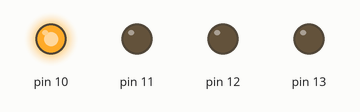
A sketch run on a simulated Arduino Uno, built with avr-gcc and run on an emulated ATmega328P. On the bench: output pins drawn as LEDs (lit = HIGH).

Above: at 0.5 s.
At 1.5 s:
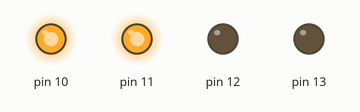
At 2.5 s:
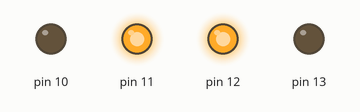
At 3.5 s:
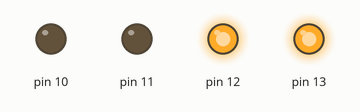
At 4.5 s:
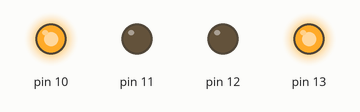
Timing chart, 0 to 5.2 s (numbered marks = the images above):
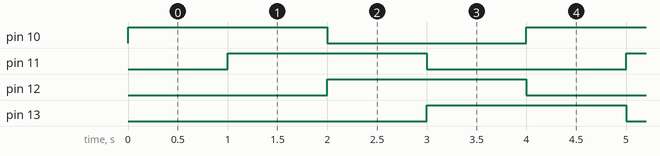

Measured:
- by itself, pin 10–13: alternates HIGH for 2.0 s and LOW for 2.0 s
- by itself, everything shown: repeats every 4.0 s, in 4 steps

The sketch:

LED_blinker.ino
```cpp
/* Use 220 Ohm resistors from LED to ground for current-limiting.
 *  Digital out connects to LED long leg, short leg to resistor, to ground.
 *  Long leg - anode - positive.
 *  Short leg - cathode - negative.
 */

#define DELAY 1000

void setup() {
  // put your setup code here, to run once:
  pinMode(10, OUTPUT);
  pinMode(11, OUTPUT);
  pinMode(12, OUTPUT);
  pinMode(13, OUTPUT);

  digitalWrite(10, LOW);
  digitalWrite(11, LOW);
  digitalWrite(12, LOW);
  digitalWrite(13, LOW);
}

void loop() {
  // put your main code here, to run repeatedly:
  digitalWrite(12, LOW);
  digitalWrite(10, HIGH);
  delay(DELAY);

  digitalWrite(13, LOW);
  digitalWrite(11, HIGH);
  delay(DELAY);

  digitalWrite(10, LOW);
  digitalWrite(12, HIGH);
  delay(DELAY);

  digitalWrite(11, LOW);
  digitalWrite(13, HIGH);
  delay(DELAY);
}
```
